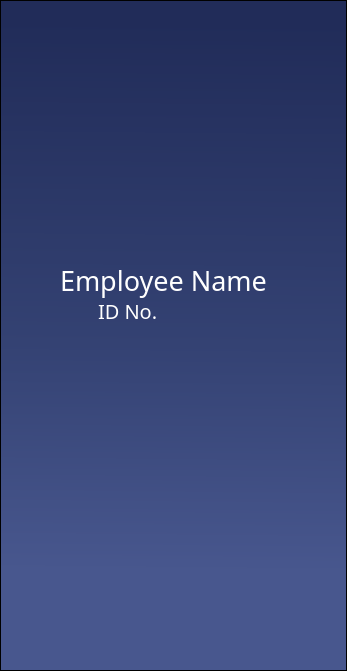
  <widget class="QFrame" name="empSideBar">
   <property name="geometry">
    <rect>
     <x>0</x>
     <y>-1</y>
     <width>347</width>
     <height>671</height>
    </rect>
   </property>
   <property name="minimumSize">
    <size>
     <width>347</width>
     <height>665</height>
    </size>
   </property>
   <property name="styleSheet">
    <string notr="true">background-color: qlineargradient(spread:pad, x1:0.508, y1:0.0340909, x2:0.503051, y2:1, stop:0 rgba(33, 44, 89, 255), stop:0.497175 rgba(52, 66, 115, 255), stop:0.847458 rgba(72, 87, 142, 255));
border: 1px solid black</string>
   </property>
   <property name="frameShape">
    <enum>QFrame::StyledPanel</enum>
   </property>
   <property name="frameShadow">
    <enum>QFrame::Raised</enum>
   </property>
   <widget class="QLabel" name="label">
    <property name="geometry">
     <rect>
      <x>90</x>
      <y>70</y>
      <width>161</width>
      <height>181</height>
     </rect>
    </property>
    <property name="styleSheet">
     <string notr="true">border: none; background: none</string>
    </property>
    <property name="text">
     <string/>
    </property>
    <property name="pixmap">
     <pixmap>../Resources/Icons/user.svg</pixmap>
    </property>
    <property name="scaledContents">
     <bool>false</bool>
    </property>
   </widget>
   <widget class="QLabel" name="lblTitle_2">
    <property name="geometry">
     <rect>
      <x>60</x>
      <y>260</y>
      <width>221</width>
      <height>41</height>
     </rect>
    </property>
    <property name="font">
     <font>
      <family>Poppins</family>
      <pointsize>20</pointsize>
      <weight>50</weight>
      <bold>false</bold>
     </font>
    </property>
    <property name="styleSheet">
     <string notr="true">color: white; border: none; background: none;</string>
    </property>
    <property name="text">
     <string>Employee Name</string>
    </property>
   </widget>
   <widget class="QLabel" name="lblTitle_3">
    <property name="geometry">
     <rect>
      <x>98</x>
      <y>290</y>
      <width>170</width>
      <height>41</height>
     </rect>
    </property>
    <property name="font">
     <font>
      <family>Poppins</family>
      <pointsize>15</pointsize>
      <weight>50</weight>
      <bold>false</bold>
     </font>
    </property>
    <property name="styleSheet">
     <string notr="true">color: white; border: none; background: none;</string>
    </property>
    <property name="text">
     <string>ID No.</string>
    </property>
   </widget>
  </widget>
